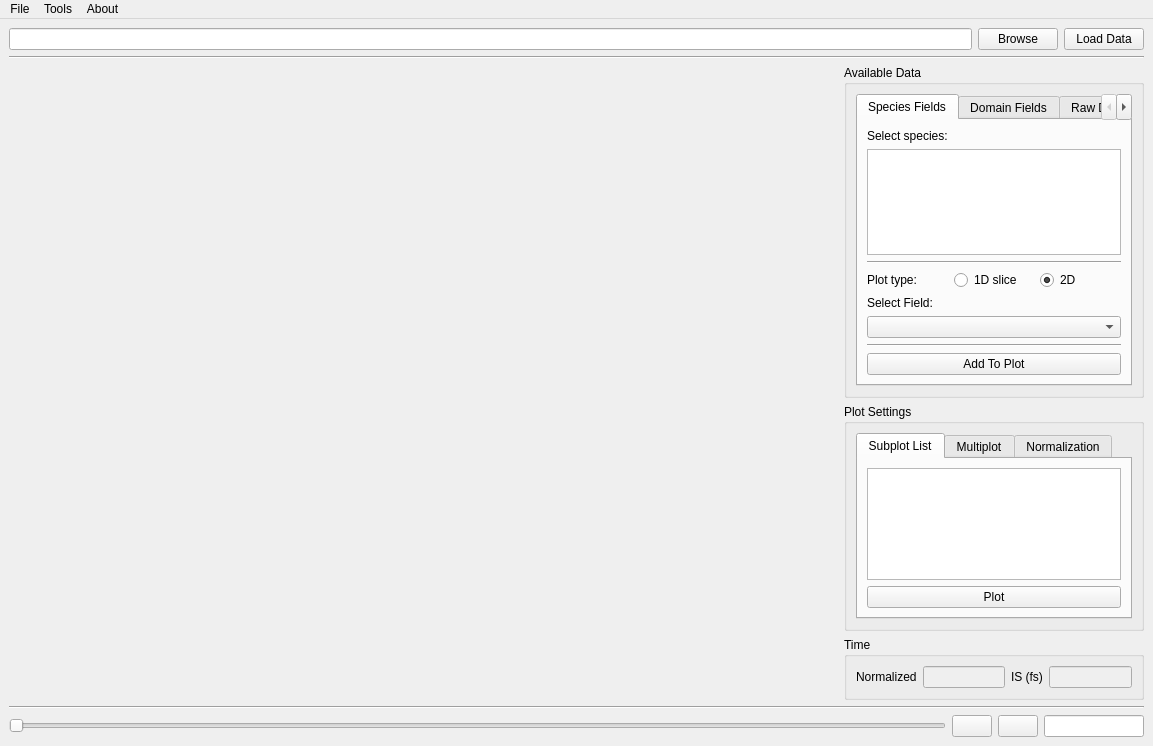
<?xml version="1.0" encoding="UTF-8"?>
<ui version="4.0">
 <class>DataVisualizer</class>
 <widget class="QMainWindow" name="DataVisualizer">
  <property name="geometry">
   <rect>
    <x>0</x>
    <y>0</y>
    <width>1153</width>
    <height>746</height>
   </rect>
  </property>
  <property name="windowTitle">
   <string>VisualPIC</string>
  </property>
  <property name="windowIcon">
   <iconset>
    <normaloff>Icons/logo.png</normaloff>Icons/logo.png</iconset>
  </property>
  <widget class="QWidget" name="centralwidget">
   <property name="enabled">
    <bool>true</bool>
   </property>
   <layout class="QHBoxLayout" name="horizontalLayout_5">
    <item>
     <layout class="QGridLayout" name="gridLayout">
      <item row="3" column="1">
       <widget class="Line" name="line">
        <property name="orientation">
         <enum>Qt::Horizontal</enum>
        </property>
       </widget>
      </item>
      <item row="4" column="1">
       <layout class="QHBoxLayout" name="horizontalLayout_2">
        <item>
         <widget class="QSlider" name="timeStep_Slider">
          <property name="orientation">
           <enum>Qt::Horizontal</enum>
          </property>
         </widget>
        </item>
        <item>
         <widget class="QPushButton" name="prevStep_Button">
          <property name="text">
           <string/>
          </property>
          <property name="icon">
           <iconset>
            <normaloff>Icons/icon-ios7-arrow-left-128.png</normaloff>Icons/icon-ios7-arrow-left-128.png</iconset>
          </property>
         </widget>
        </item>
        <item>
         <widget class="QPushButton" name="nextStep_Button">
          <property name="text">
           <string/>
          </property>
          <property name="icon">
           <iconset>
            <normaloff>Icons/icon-ios7-arrow-right-128.png</normaloff>Icons/icon-ios7-arrow-right-128.png</iconset>
          </property>
         </widget>
        </item>
        <item>
         <widget class="QLineEdit" name="timeStep_LineEdit">
          <property name="maximumSize">
           <size>
            <width>100</width>
            <height>16777215</height>
           </size>
          </property>
         </widget>
        </item>
       </layout>
      </item>
      <item row="0" column="1">
       <layout class="QHBoxLayout" name="horizontalLayout">
        <item>
         <widget class="QLineEdit" name="folderLocation_lineEdit"/>
        </item>
        <item>
         <widget class="QPushButton" name="browse_Button">
          <property name="text">
           <string>Browse</string>
          </property>
         </widget>
        </item>
        <item>
         <widget class="QPushButton" name="loadData_Button">
          <property name="text">
           <string>Load Data</string>
          </property>
         </widget>
        </item>
       </layout>
      </item>
      <item row="1" column="1">
       <widget class="Line" name="line_2">
        <property name="orientation">
         <enum>Qt::Horizontal</enum>
        </property>
       </widget>
      </item>
      <item row="2" column="1">
       <layout class="QHBoxLayout" name="horizontalLayout_3">
        <item>
         <widget class="QWidget" name="plot_Widget" native="true">
          <property name="minimumSize">
           <size>
            <width>500</width>
            <height>500</height>
           </size>
          </property>
          <layout class="QVBoxLayout" name="plotWidget_layout">
           <property name="leftMargin">
            <number>0</number>
           </property>
           <property name="topMargin">
            <number>0</number>
           </property>
           <property name="rightMargin">
            <number>0</number>
           </property>
           <property name="bottomMargin">
            <number>0</number>
           </property>
          </layout>
         </widget>
        </item>
        <item>
         <widget class="QWidget" name="widget_2" native="true">
          <property name="maximumSize">
           <size>
            <width>300</width>
            <height>16777215</height>
           </size>
          </property>
          <layout class="QVBoxLayout" name="verticalLayout_3">
           <property name="leftMargin">
            <number>0</number>
           </property>
           <property name="topMargin">
            <number>0</number>
           </property>
           <property name="rightMargin">
            <number>0</number>
           </property>
           <property name="bottomMargin">
            <number>0</number>
           </property>
           <item>
            <widget class="QGroupBox" name="groupBox_3">
             <property name="maximumSize">
              <size>
               <width>16777215</width>
               <height>333</height>
              </size>
             </property>
             <property name="title">
              <string>Available Data</string>
             </property>
             <layout class="QVBoxLayout" name="verticalLayout_6">
              <item>
               <widget class="QTabWidget" name="tabWidget">
                <property name="maximumSize">
                 <size>
                  <width>16777215</width>
                  <height>16777215</height>
                 </size>
                </property>
                <property name="currentIndex">
                 <number>0</number>
                </property>
                <widget class="QWidget" name="tab">
                 <attribute name="title">
                  <string>Species Fields</string>
                 </attribute>
                 <layout class="QVBoxLayout" name="verticalLayout_5">
                  <item>
                   <widget class="QLabel" name="label">
                    <property name="text">
                     <string>Select species:</string>
                    </property>
                   </widget>
                  </item>
                  <item>
                   <widget class="QListView" name="selectedSpecies_listView">
                    <property name="maximumSize">
                     <size>
                      <width>16777215</width>
                      <height>16777215</height>
                     </size>
                    </property>
                   </widget>
                  </item>
                  <item>
                   <widget class="Line" name="line_3">
                    <property name="orientation">
                     <enum>Qt::Horizontal</enum>
                    </property>
                   </widget>
                  </item>
                  <item>
                   <layout class="QHBoxLayout" name="horizontalLayout_16">
                    <item>
                     <widget class="QLabel" name="label_12">
                      <property name="text">
                       <string>Plot type:</string>
                      </property>
                     </widget>
                    </item>
                    <item>
                     <widget class="QRadioButton" name="oneDimSpeciesField_radioButton">
                      <property name="text">
                       <string>1D slice</string>
                      </property>
                     </widget>
                    </item>
                    <item>
                     <widget class="QRadioButton" name="twoDimSpeciesField_radioButton">
                      <property name="text">
                       <string>2D</string>
                      </property>
                      <property name="checked">
                       <bool>true</bool>
                      </property>
                     </widget>
                    </item>
                   </layout>
                  </item>
                  <item>
                   <widget class="QLabel" name="label_14">
                    <property name="text">
                     <string>Select Field:</string>
                    </property>
                   </widget>
                  </item>
                  <item>
                   <widget class="QComboBox" name="avSpeciesFields_comboBox"/>
                  </item>
                  <item>
                   <spacer name="verticalSpacer_5">
                    <property name="orientation">
                     <enum>Qt::Vertical</enum>
                    </property>
                    <property name="sizeHint" stdset="0">
                     <size>
                      <width>20</width>
                      <height>40</height>
                     </size>
                    </property>
                   </spacer>
                  </item>
                  <item>
                   <widget class="Line" name="line_4">
                    <property name="orientation">
                     <enum>Qt::Horizontal</enum>
                    </property>
                   </widget>
                  </item>
                  <item>
                   <widget class="QPushButton" name="addSpeciesField_Button">
                    <property name="sizePolicy">
                     <sizepolicy hsizetype="Minimum" vsizetype="Fixed">
                      <horstretch>0</horstretch>
                      <verstretch>0</verstretch>
                     </sizepolicy>
                    </property>
                    <property name="text">
                     <string>Add To Plot</string>
                    </property>
                   </widget>
                  </item>
                 </layout>
                </widget>
                <widget class="QWidget" name="tab_2">
                 <attribute name="title">
                  <string>Domain Fields</string>
                 </attribute>
                 <layout class="QVBoxLayout" name="verticalLayout_2">
                  <item>
                   <layout class="QHBoxLayout" name="horizontalLayout_17">
                    <item>
                     <widget class="QLabel" name="label_15">
                      <property name="text">
                       <string>Plot type:</string>
                      </property>
                     </widget>
                    </item>
                    <item>
                     <widget class="QRadioButton" name="oneDimDomainField_radioButton">
                      <property name="text">
                       <string>1D slice</string>
                      </property>
                     </widget>
                    </item>
                    <item>
                     <widget class="QRadioButton" name="twoDimDomainField_radioButton">
                      <property name="text">
                       <string>2D</string>
                      </property>
                      <property name="checked">
                       <bool>true</bool>
                      </property>
                     </widget>
                    </item>
                   </layout>
                  </item>
                  <item>
                   <widget class="QLabel" name="label_16">
                    <property name="text">
                     <string>Select Field:</string>
                    </property>
                   </widget>
                  </item>
                  <item>
                   <widget class="QComboBox" name="av2DDomainFields_comboBox"/>
                  </item>
                  <item>
                   <spacer name="verticalSpacer">
                    <property name="orientation">
                     <enum>Qt::Vertical</enum>
                    </property>
                    <property name="sizeHint" stdset="0">
                     <size>
                      <width>20</width>
                      <height>145</height>
                     </size>
                    </property>
                   </spacer>
                  </item>
                  <item>
                   <widget class="Line" name="line_5">
                    <property name="orientation">
                     <enum>Qt::Horizontal</enum>
                    </property>
                   </widget>
                  </item>
                  <item>
                   <widget class="QPushButton" name="addDomainField_Button">
                    <property name="text">
                     <string>Add To Plot</string>
                    </property>
                   </widget>
                  </item>
                 </layout>
                </widget>
                <widget class="QWidget" name="tab_6">
                 <attribute name="title">
                  <string>Raw Data</string>
                 </attribute>
                 <layout class="QVBoxLayout" name="verticalLayout_4">
                  <item>
                   <layout class="QHBoxLayout" name="horizontalLayout_15">
                    <item>
                     <widget class="QLabel" name="label_6">
                      <property name="text">
                       <string>Species:</string>
                      </property>
                     </widget>
                    </item>
                    <item>
                     <widget class="QComboBox" name="rawFieldSpecies_comboBox"/>
                    </item>
                   </layout>
                  </item>
                  <item>
                   <widget class="QLabel" name="label_2">
                    <property name="text">
                     <string>Plot type:</string>
                    </property>
                   </widget>
                  </item>
                  <item>
                   <layout class="QHBoxLayout" name="horizontalLayout_7">
                    <item>
                     <widget class="QRadioButton" name="rawPlotType_radioButton_1">
                      <property name="text">
                       <string>2D</string>
                      </property>
                      <property name="checked">
                       <bool>true</bool>
                      </property>
                     </widget>
                    </item>
                    <item>
                     <widget class="QRadioButton" name="rawPlotType_radioButton_2">
                      <property name="text">
                       <string>3D</string>
                      </property>
                      <property name="checked">
                       <bool>false</bool>
                      </property>
                     </widget>
                    </item>
                    <item>
                     <widget class="QRadioButton" name="rawPlotType_radioButton_3">
                      <property name="text">
                       <string>Premade fullpage plots</string>
                      </property>
                     </widget>
                    </item>
                   </layout>
                  </item>
                  <item>
                   <widget class="QWidget" name="freeRaw_widget" native="true">
                    <layout class="QVBoxLayout" name="verticalLayout_13">
                     <property name="leftMargin">
                      <number>0</number>
                     </property>
                     <property name="topMargin">
                      <number>0</number>
                     </property>
                     <property name="rightMargin">
                      <number>0</number>
                     </property>
                     <property name="bottomMargin">
                      <number>0</number>
                     </property>
                     <item>
                      <layout class="QHBoxLayout" name="horizontalLayout_11">
                       <item>
                        <widget class="QLabel" name="label_4">
                         <property name="text">
                          <string>X axis:</string>
                         </property>
                        </widget>
                       </item>
                       <item>
                        <widget class="QComboBox" name="xRaw_comboBox"/>
                       </item>
                      </layout>
                     </item>
                     <item>
                      <layout class="QHBoxLayout" name="horizontalLayout_13">
                       <item>
                        <widget class="QLabel" name="label_3">
                         <property name="text">
                          <string>Y axis:</string>
                         </property>
                        </widget>
                       </item>
                       <item>
                        <widget class="QComboBox" name="yRaw_comboBox"/>
                       </item>
                      </layout>
                     </item>
                     <item>
                      <layout class="QHBoxLayout" name="horizontalLayout_14">
                       <item>
                        <widget class="QLabel" name="label_5">
                         <property name="text">
                          <string>Z axis:</string>
                         </property>
                        </widget>
                       </item>
                       <item>
                        <widget class="QComboBox" name="zRaw_comboBox">
                         <property name="enabled">
                          <bool>false</bool>
                         </property>
                        </widget>
                       </item>
                      </layout>
                     </item>
                     <item>
                      <spacer name="verticalSpacer_6">
                       <property name="orientation">
                        <enum>Qt::Vertical</enum>
                       </property>
                       <property name="sizeHint" stdset="0">
                        <size>
                         <width>20</width>
                         <height>40</height>
                        </size>
                       </property>
                      </spacer>
                     </item>
                     <item>
                      <widget class="Line" name="line_6">
                       <property name="orientation">
                        <enum>Qt::Horizontal</enum>
                       </property>
                      </widget>
                     </item>
                     <item>
                      <widget class="QPushButton" name="addRawField_Button">
                       <property name="text">
                        <string>Add To Plot</string>
                       </property>
                      </widget>
                     </item>
                    </layout>
                   </widget>
                  </item>
                  <item>
                   <widget class="QWidget" name="premadeRaw_widget" native="true">
                    <property name="enabled">
                     <bool>true</bool>
                    </property>
                    <layout class="QVBoxLayout" name="verticalLayout_14">
                     <property name="leftMargin">
                      <number>0</number>
                     </property>
                     <property name="topMargin">
                      <number>0</number>
                     </property>
                     <property name="rightMargin">
                      <number>0</number>
                     </property>
                     <property name="bottomMargin">
                      <number>0</number>
                     </property>
                     <item>
                      <widget class="QComboBox" name="premadeRawPlot_comboBox"/>
                     </item>
                     <item>
                      <spacer name="verticalSpacer_4">
                       <property name="orientation">
                        <enum>Qt::Vertical</enum>
                       </property>
                       <property name="sizeHint" stdset="0">
                        <size>
                         <width>20</width>
                         <height>40</height>
                        </size>
                       </property>
                      </spacer>
                     </item>
                     <item>
                      <widget class="Line" name="line_7">
                       <property name="orientation">
                        <enum>Qt::Horizontal</enum>
                       </property>
                      </widget>
                     </item>
                     <item>
                      <widget class="QPushButton" name="premadeRawPlot_Button">
                       <property name="text">
                        <string>Make Plot</string>
                       </property>
                      </widget>
                     </item>
                    </layout>
                   </widget>
                  </item>
                 </layout>
                </widget>
               </widget>
              </item>
             </layout>
            </widget>
           </item>
           <item>
            <widget class="QGroupBox" name="groupBox_4">
             <property name="title">
              <string>Plot Settings</string>
             </property>
             <layout class="QVBoxLayout" name="verticalLayout_8">
              <item>
               <widget class="QTabWidget" name="tabWidget_2">
                <property name="currentIndex">
                 <number>0</number>
                </property>
                <widget class="QWidget" name="tab_3">
                 <attribute name="title">
                  <string>Subplot List</string>
                 </attribute>
                 <layout class="QVBoxLayout" name="verticalLayout_9">
                  <item>
                   <widget class="QListWidget" name="fieldsToPlot_listWidget"/>
                  </item>
                  <item>
                   <widget class="QPushButton" name="plot_pushButton">
                    <property name="text">
                     <string>Plot</string>
                    </property>
                   </widget>
                  </item>
                 </layout>
                </widget>
                <widget class="QWidget" name="tab_4">
                 <attribute name="title">
                  <string>Multiplot</string>
                 </attribute>
                 <layout class="QVBoxLayout" name="verticalLayout_10">
                  <item>
                   <layout class="QHBoxLayout" name="horizontalLayout_9">
                    <item>
                     <widget class="QLabel" name="label_10">
                      <property name="text">
                       <string>Number of rows:</string>
                      </property>
                     </widget>
                    </item>
                    <item>
                     <widget class="QSpinBox" name="rows_spinBox">
                      <property name="minimum">
                       <number>1</number>
                      </property>
                      <property name="maximum">
                       <number>10</number>
                      </property>
                      <property name="value">
                       <number>1</number>
                      </property>
                     </widget>
                    </item>
                   </layout>
                  </item>
                  <item>
                   <layout class="QHBoxLayout" name="horizontalLayout_10">
                    <item>
                     <widget class="QLabel" name="label_11">
                      <property name="text">
                       <string>Number of columns:</string>
                      </property>
                     </widget>
                    </item>
                    <item>
                     <widget class="QSpinBox" name="columns_spinBox">
                      <property name="minimum">
                       <number>1</number>
                      </property>
                      <property name="maximum">
                       <number>10</number>
                      </property>
                      <property name="value">
                       <number>1</number>
                      </property>
                     </widget>
                    </item>
                   </layout>
                  </item>
                  <item>
                   <layout class="QHBoxLayout" name="horizontalLayout_12">
                    <item>
                     <widget class="QLabel" name="label_13">
                      <property name="text">
                       <string>Plot on position:</string>
                      </property>
                     </widget>
                    </item>
                    <item>
                     <widget class="QComboBox" name="plotPosition_comboBox"/>
                    </item>
                   </layout>
                  </item>
                  <item>
                   <spacer name="verticalSpacer_3">
                    <property name="orientation">
                     <enum>Qt::Vertical</enum>
                    </property>
                    <property name="sizeHint" stdset="0">
                     <size>
                      <width>20</width>
                      <height>40</height>
                     </size>
                    </property>
                   </spacer>
                  </item>
                 </layout>
                </widget>
                <widget class="QWidget" name="tab_5">
                 <attribute name="title">
                  <string>Normalization</string>
                 </attribute>
                 <layout class="QVBoxLayout" name="verticalLayout">
                  <item>
                   <widget class="QCheckBox" name="normalizedUnits_checkBox">
                    <property name="text">
                     <string>Allow plotting in non-normalized units</string>
                    </property>
                   </widget>
                  </item>
                  <item>
                   <layout class="QHBoxLayout" name="horizontalLayout_6">
                    <item>
                     <widget class="QLabel" name="label_9">
                      <property name="text">
                       <string>Plasma density (10&lt;sup&gt;18&lt;/sup&gt; cm&lt;sup&gt;-3&lt;/sup&gt;)</string>
                      </property>
                     </widget>
                    </item>
                    <item>
                     <widget class="QLineEdit" name="plasmaDensity_lineEdit">
                      <property name="enabled">
                       <bool>false</bool>
                      </property>
                     </widget>
                    </item>
                   </layout>
                  </item>
                  <item>
                   <widget class="QPushButton" name="setNormalization_Button">
                    <property name="enabled">
                     <bool>false</bool>
                    </property>
                    <property name="text">
                     <string>Set</string>
                    </property>
                   </widget>
                  </item>
                  <item>
                   <spacer name="verticalSpacer_2">
                    <property name="orientation">
                     <enum>Qt::Vertical</enum>
                    </property>
                    <property name="sizeHint" stdset="0">
                     <size>
                      <width>20</width>
                      <height>40</height>
                     </size>
                    </property>
                   </spacer>
                  </item>
                 </layout>
                </widget>
               </widget>
              </item>
             </layout>
            </widget>
           </item>
           <item>
            <widget class="QGroupBox" name="groupBox_2">
             <property name="title">
              <string>Time</string>
             </property>
             <layout class="QHBoxLayout" name="horizontalLayout_8">
              <item>
               <layout class="QHBoxLayout" name="horizontalLayout_4">
                <item>
                 <widget class="QLabel" name="label_7">
                  <property name="text">
                   <string>Normalized</string>
                  </property>
                 </widget>
                </item>
                <item>
                 <widget class="QLineEdit" name="normTime_lineEdit">
                  <property name="enabled">
                   <bool>false</bool>
                  </property>
                 </widget>
                </item>
                <item>
                 <widget class="QLabel" name="label_8">
                  <property name="text">
                   <string>IS (fs)</string>
                  </property>
                 </widget>
                </item>
                <item>
                 <widget class="QLineEdit" name="SITime_lineEdit">
                  <property name="enabled">
                   <bool>false</bool>
                  </property>
                 </widget>
                </item>
               </layout>
              </item>
             </layout>
            </widget>
           </item>
          </layout>
         </widget>
        </item>
       </layout>
      </item>
     </layout>
    </item>
   </layout>
  </widget>
  <widget class="QMenuBar" name="menuBar">
   <property name="geometry">
    <rect>
     <x>0</x>
     <y>0</y>
     <width>1153</width>
     <height>21</height>
    </rect>
   </property>
   <widget class="QMenu" name="menuFile">
    <property name="title">
     <string>File</string>
    </property>
    <addaction name="actionOpen_Folder"/>
   </widget>
   <widget class="QMenu" name="menuTools">
    <property name="title">
     <string>Tools</string>
    </property>
    <addaction name="actionParticle_Tracker"/>
    <addaction name="actionMake_video"/>
   </widget>
   <widget class="QMenu" name="menuAbout">
    <property name="title">
     <string>About</string>
    </property>
    <addaction name="actionAbout"/>
   </widget>
   <addaction name="menuFile"/>
   <addaction name="menuTools"/>
   <addaction name="menuAbout"/>
  </widget>
  <action name="actionOpen_Folder">
   <property name="text">
    <string>Open Folder</string>
   </property>
  </action>
  <action name="actionMake_video">
   <property name="text">
    <string>Make video</string>
   </property>
  </action>
  <action name="actionAbout">
   <property name="text">
    <string>About</string>
   </property>
  </action>
  <action name="actionParticle_Tracker">
   <property name="text">
    <string>Particle Tracker</string>
   </property>
  </action>
 </widget>
 <resources/>
 <connections/>
</ui>
